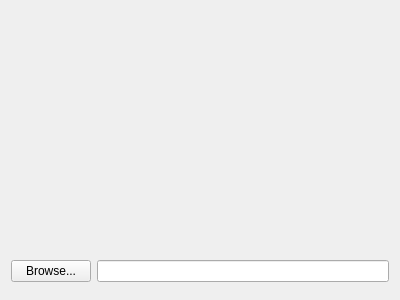
<?xml version="1.0" encoding="UTF-8"?>
<ui version="4.0">
 <class>SelectDestinationClass</class>
 <widget class="QWidget" name="SelectDestinationClass">
  <property name="geometry">
   <rect>
    <x>0</x>
    <y>0</y>
    <width>400</width>
    <height>300</height>
   </rect>
  </property>
  <property name="sizePolicy">
   <sizepolicy hsizetype="Expanding" vsizetype="Expanding">
    <horstretch>0</horstretch>
    <verstretch>0</verstretch>
   </sizepolicy>
  </property>
  <property name="windowTitle">
   <string>Form</string>
  </property>
  <layout class="QVBoxLayout" name="verticalLayout_2">
   <item>
    <widget class="QLabel" name="title">
     <property name="font">
      <font>
       <pointsize>10</pointsize>
       <bold>true</bold>
      </font>
     </property>
     <property name="text">
      <string/>
     </property>
     <property name="alignment">
      <set>Qt::AlignCenter</set>
     </property>
    </widget>
   </item>
   <item>
    <widget class="QLabel" name="imgLabel">
     <property name="sizePolicy">
      <sizepolicy hsizetype="Expanding" vsizetype="Expanding">
       <horstretch>0</horstretch>
       <verstretch>0</verstretch>
      </sizepolicy>
     </property>
     <property name="minimumSize">
      <size>
       <width>0</width>
       <height>0</height>
      </size>
     </property>
     <property name="layoutDirection">
      <enum>Qt::LeftToRight</enum>
     </property>
     <property name="text">
      <string/>
     </property>
     <property name="alignment">
      <set>Qt::AlignCenter</set>
     </property>
    </widget>
   </item>
   <item>
    <layout class="QHBoxLayout" name="horizontalLayout">
     <item>
      <widget class="QPushButton" name="browseButton">
       <property name="text">
        <string>Browse...</string>
       </property>
      </widget>
     </item>
     <item>
      <widget class="QLineEdit" name="chosenDestination">
       <property name="readOnly">
        <bool>true</bool>
       </property>
      </widget>
     </item>
    </layout>
   </item>
   <item>
    <spacer name="horizontalSpacer">
     <property name="orientation">
      <enum>Qt::Horizontal</enum>
     </property>
     <property name="sizeHint" stdset="0">
      <size>
       <width>40</width>
       <height>7</height>
      </size>
     </property>
    </spacer>
   </item>
  </layout>
 </widget>
 <resources/>
 <connections>
  <connection>
   <sender>browseButton</sender>
   <signal>clicked()</signal>
   <receiver>SelectDestinationClass</receiver>
   <slot>chooseDirectory()</slot>
   <hints>
    <hint type="sourcelabel">
     <x>138</x>
     <y>289</y>
    </hint>
    <hint type="destinationlabel">
     <x>319</x>
     <y>239</y>
    </hint>
   </hints>
  </connection>
  <connection>
   <sender>browseButton</sender>
   <signal>clicked()</signal>
   <receiver>SelectDestinationClass</receiver>
   <slot>setDirectory()</slot>
   <hints>
    <hint type="sourcelabel">
     <x>109</x>
     <y>275</y>
    </hint>
    <hint type="destinationlabel">
     <x>388</x>
     <y>294</y>
    </hint>
   </hints>
  </connection>
 </connections>
 <slots>
  <slot>chooseDirectory()</slot>
  <slot>reset()</slot>
  <slot>setDirectory()</slot>
 </slots>
</ui>
